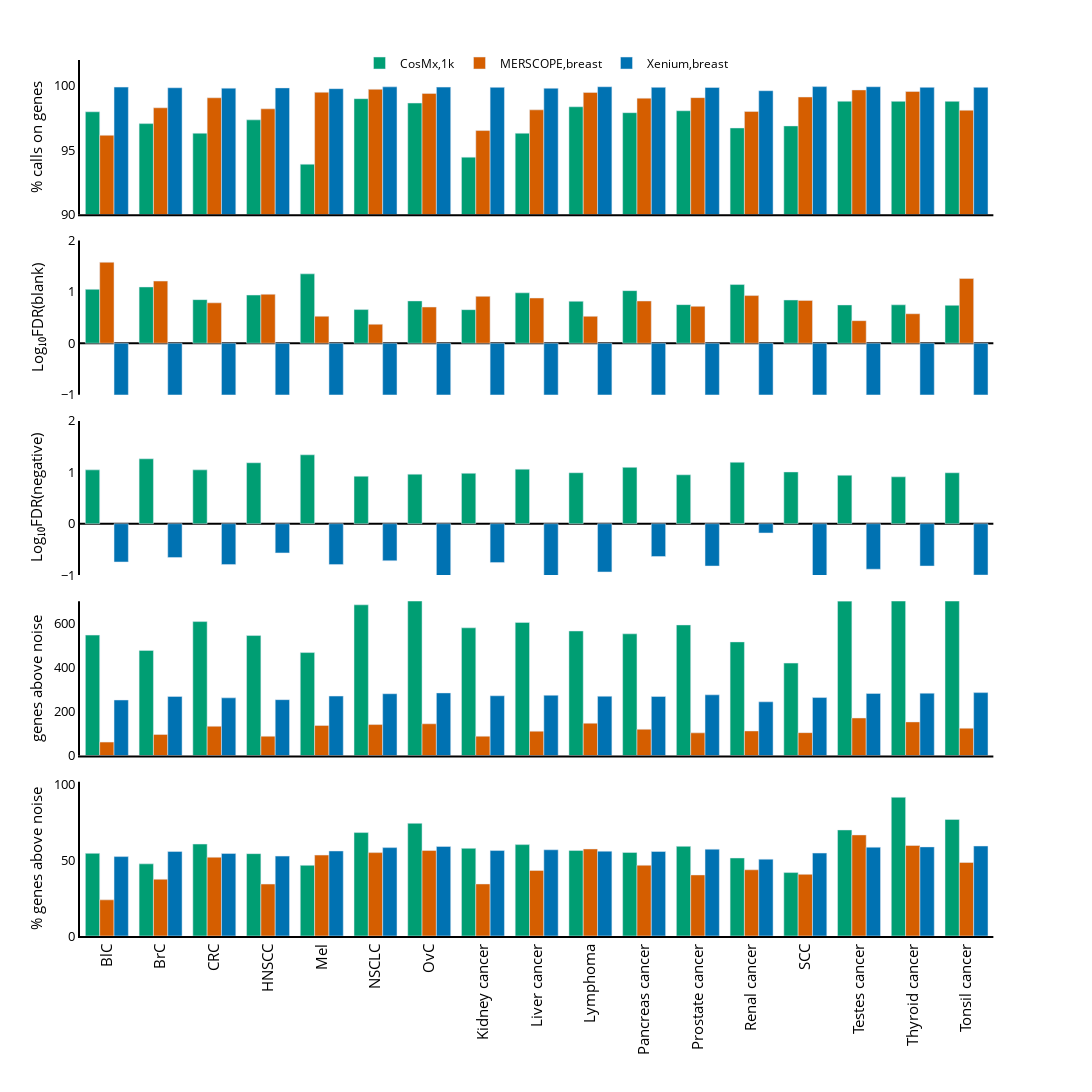

Notebook source saved alongside this figure:
### Code cell
if not os.path.exists(f'{wd}/figures/Fig_2_Technical_Performance'):
    os.makedirs(f'{wd}/figures/Fig_2_Technical_Performance')


if year == '2023':
    custom_ticks = ['BrC','CRC','HNSCC','Mel', 'NSCLC', 'OvC','Bladder',  
                    'Breast',  'Colon',  'Heart','Kidney', 'Liver',
                    'Lung', 'Lymph node', 'Ovary', 'Prostate',
                    'Skin', 'Spleen', 'Thyroid', 'Tonsil']

elif year == "2024":
     s
    # Groupby TMA
     custom_ticks = ['BlC','BrC', 'CRC', 'HNSCC','Mel', 'NSCLC', 'OvC',
                    'Kidney cancer','Liver cancer', 'Lymphoma',
                    'Pancreas cancer', 'Prostate cancer', 'Renal cancer', 'SCC',
                    'Testes cancer', 'Thyroid cancer', 'Tonsil cancer']    


df_plotly = df_plot.copy()
df_plotly = df_plotly.loc[df_plot['tissue_type'].isin(custom_ticks)]
df_plotly = df_plotly.reset_index()

fontsize=15
width = 1000
if supplement:
    width=1200
height = 1100
groupby = 'Platform'
if supplement:
    groupby = 'Platform_Panel'
    custom_palette = {}
    for Platform_Panel in df_plotly['Platform_Panel'].unique():
        custom_palette[Platform_Panel] = sample_color[Platform_Panel]

# Define your initial figure
fig = px.bar(df_plotly, x="tissue_type", y="value",
             color=groupby, barmode="group", 
             facet_row="metric", color_discrete_map=custom_palette,
             width=width, height=height,
             category_orders={"metric": ['% calls on genes',
                                         'Log₁₀FDR(blank)',
                                         'Log₁₀FDR(negative)',
                                         'genes above noise',
                                         '% genes above noise']})


print ('FDR was log10 transformed to show the difference, hard to see xenium when cosmx FDR is around 100.')

# Update x-axis settings with black text
fig.update_xaxes(tickvals=df_plotly['tissue_type'].unique(),
                 ticktext=custom_ticks, tickangle=270, title_text='', 
                 title_font=dict(color='black'), tickfont=dict(color='black', size=fontsize))


# Update y-axis settings with black text
fig.update_yaxes(matches=None, title_text='', title_font=dict(color='black'), tickfont=dict(color='black', size=fontsize-2))
fig.update_yaxes(row=1, range=[0, 102], title_font=dict(color='black'), tickfont=dict(color='black'))
fig.update_yaxes(row=2, range=[0, 700], title_font=dict(color='black'), tickfont=dict(color='black'))
fig.update_yaxes(row=3, range=[-1, 2], title_font=dict(color='black'), tickfont=dict(color='black'))
fig.update_yaxes(row=4, range=[-1, 2], title_font=dict(color='black'), tickfont=dict(color='black'))
fig.update_yaxes(row=5, range=[90,102], title_font=dict(color='black'), tickfont=dict(color='black'))

fig.update_xaxes(row=1, showline=True, linewidth=2, linecolor='black')
fig.update_xaxes(row=2, showline=True, linewidth=2, linecolor='black')
fig.update_yaxes(row=3, zeroline=True, zerolinewidth=2, zerolinecolor='black')
fig.update_yaxes(row=4, zeroline=True, zerolinewidth=2, zerolinecolor='black')
fig.update_xaxes(row=5, showline=True, linewidth=2, linecolor='black')

fig.update_yaxes(showline=True, linewidth=2, linecolor='black')

# Update legend settings
fig.update_layout(
    legend=dict(
        title='',
        orientation="h",  # horizontal alignment
        yanchor="bottom", 
        y=0.98,  # position legend just above the plot
        xanchor="center",
        x=0.5  # center the legend
    ),
    font=dict(color='black'),  # Set global font color to black
    paper_bgcolor='rgba(0,0,0,0)',
    plot_bgcolor='rgba(0,0,0,0)',
    
)

# Modify row title annotations and set text color to black
for annotation in fig.layout.annotations:
    annotation.font.size = fontsize
    annotation.font.color = 'black'  # Set the annotation text color to black
    annotation.x = -0.06
    annotation.textangle = 270
    for metric in df_plot.metric.unique():
        if annotation.text == f'metric={metric}':
            annotation.text = metric

# Display the figure and save to file
fig.show()
if supplement:
    pio.write_image(fig, f'{wd}/figures/Fig_2_Technical_Performance/Supp_Fig_2_tech_{year}_{tma}_tma.png',scale=4, width=width, height=height)
    pio.write_image(fig, f'{wd}/figures/Fig_2_Technical_Performance/Supp_Fig_2_tech_{year}_{tma}_tma.eps',scale=4, width=width, height=height)
else:
    pio.write_image(fig, f'{wd}/figures/Fig_2_Technical_Performance/Main_Fig_2_tech_{year}_{tma}_tma.png',scale=4, width=width, height=height)
    pio.write_image(fig, f'{wd}/figures/Fig_2_Technical_Performance/Main_Fig_2_tech_{year}_{tma}_tma.eps',scale=4, width=width, height=height)

### Figure 1 — Plotly figure (JSON) as saved in the notebook; plotly's stock layout.template omitted (floating-point values rounded to 4 significant figures)
{"data": [{"alignmentgroup": "True", "hovertemplate": "Platform_Panel=CosMx,1k<br>metric=% calls on genes<br>tissue_type=%{x}<br>value=%{y}<extra></extra>", "legendgroup": "CosMx,1k", "marker": {"color": "#009E73", "pattern": {"shape": ""}}, "name": "CosMx,1k", "offsetgroup": "CosMx,1k", "orientation": "v", "showlegend": true, "textposition": "auto", "type": "bar", "x": ["BlC", "BrC", "CRC", "HNSCC", "Kidney cancer", "Liver cancer", "Lymphoma", "Mel", "NSCLC", "OvC", "Pancreas cancer", "Prostate cancer", "Renal cancer", "SCC", "Testes cancer", "Thyroid cancer", "Tonsil cancer"], "xaxis": "x5", "y": [97.97, 97.05, 96.3, 97.34, 93.89, 98.99, 98.65, 94.44, 96.3, 98.36, 97.9, 98.05, 96.71, 96.87, 98.79, 98.78, 98.78], "yaxis": "y5"}, {"alignmentgroup": "True", "hovertemplate": "Platform_Panel=CosMx,1k<br>metric=Log₁₀FDR(blank)<br>tissue_type=%{x}<br>value=%{y}<extra></extra>", "legendgroup": "CosMx,1k", "marker": {"color": "#009E73", "pattern": {"shape": ""}}, "name": "CosMx,1k", "offsetgroup": "CosMx,1k", "orientation": "v", "showlegend": false, "textposition": "auto", "type": "bar", "x": ["BlC", "BrC", "CRC", "HNSCC", "Kidney cancer", "Liver cancer", "Lymphoma", "Mel", "NSCLC", "OvC", "Pancreas cancer", "Prostate cancer", "Renal cancer", "SCC", "Testes cancer", "Thyroid cancer", "Tonsil cancer"], "xaxis": "x4", "y": [1.049, 1.095, 0.8485, 0.938, 1.35, 0.6551, 0.8235, 0.6532, 0.9814, 0.8162, 1.024, 0.7513, 1.142, 0.8414, 0.7451, 0.7474, 0.738], "yaxis": "y4"}, {"alignmentgroup": "True", "hovertemplate": "Platform_Panel=CosMx,1k<br>metric=Log₁₀FDR(negative)<br>tissue_type=%{x}<br>value=%{y}<extra></extra>", "legendgroup": "CosMx,1k", "marker": {"color": "#009E73", "pattern": {"shape": ""}}, "name": "CosMx,1k", "offsetgroup": "CosMx,1k", "orientation": "v", "showlegend": false, "textposition": "auto", "type": "bar", "x": ["BlC", "BrC", "CRC", "HNSCC", "Kidney cancer", "Liver cancer", "Lymphoma", "Mel", "NSCLC", "OvC", "Pancreas cancer", "Prostate cancer", "Renal cancer", "SCC", "Testes cancer", "Thyroid cancer", "Tonsil cancer"], "xaxis": "x3", "y": [1.047, 1.263, 1.047, 1.186, 1.341, 0.9238, 0.9636, 0.9807, 1.061, 0.9917, 1.096, 0.9518, 1.195, 1.007, 0.9425, 0.9117, 0.9912], "yaxis": "y3"}, {"alignmentgroup": "True", "hovertemplate": "Platform_Panel=CosMx,1k<br>metric=genes above noise<br>tissue_type=%{x}<br>value=%{y}<extra></extra>", "legendgroup": "CosMx,1k", "marker": {"color": "#009E73", "pattern": {"shape": ""}}, "name": "CosMx,1k", "offsetgroup": "CosMx,1k", "orientation": "v", "showlegend": false, "textposition": "auto", "type": "bar", "x": ["BlC", "BrC", "CRC", "HNSCC", "Kidney cancer", "Liver cancer", "Lymphoma", "Mel", "NSCLC", "OvC", "Pancreas cancer", "Prostate cancer", "Renal cancer", "SCC", "Testes cancer", "Thyroid cancer", "Tonsil cancer"], "xaxis": "x2", "y": [546.8, 477.3, 608.2, 544.8, 467.5, 684.3, 745.4, 579.9, 604.5, 565.5, 552.7, 593, 516, 419.7, 701.5, 917.7, 771.1], "yaxis": "y2"}, {"alignmentgroup": "True", "hovertemplate": "Platform_Panel=CosMx,1k<br>metric=% genes above noise<br>tissue_type=%{x}<br>value=%{y}<extra></extra>", "legendgroup": "CosMx,1k", "marker": {"color": "#009E73", "pattern": {"shape": ""}}, "name": "CosMx,1k", "offsetgroup": "CosMx,1k", "orientation": "v", "showlegend": false, "textposition": "auto", "type": "bar", "x": ["BlC", "BrC", "CRC", "HNSCC", "Kidney cancer", "Liver cancer", "Lymphoma", "Mel", "NSCLC", "OvC", "Pancreas cancer", "Prostate cancer", "Renal cancer", "SCC", "Testes cancer", "Thyroid cancer", "Tonsil cancer"], "xaxis": "x", "y": [54.68, 47.73, 60.82, 54.48, 46.75, 68.43, 74.54, 57.99, 60.45, 56.55, 55.27, 59.3, 51.6, 41.97, 70.15, 91.77, 77.11], "yaxis": "y"}, {"alignmentgroup": "True", "hovertemplate": "Platform_Panel=MERSCOPE,breast<br>metric=% calls on genes<br>tissue_type=%{x}<br>value=%{y}<extra></extra>", "legendgroup": "MERSCOPE,breast", "marker": {"color": "#D55E00", "pattern": {"shape": ""}}, "name": "MERSCOPE,breast", "offsetgroup": "MERSCOPE,breast", "orientation": "v", "showlegend": true, "textposition": "auto", "type": "bar", "x": ["BlC", "BrC", "CRC", "HNSCC", "Kidney cancer", "Liver cancer", "Lymphoma", "Mel", "NSCLC", "OvC", "Pancreas cancer", "Prostate cancer", "Renal cancer", "SCC", "Testes cancer", "Thyroid cancer", "Tonsil cancer"], "xaxis": "x5", "y": [96.14, 98.28, 99.06, 98.2, 99.49, 99.72, 99.4, 96.51, 98.12, 99.48, 99.03, 99.07, 98, 99.12, 99.67, 99.55, 98.09], "yaxis": "y5"}, {"alignmentgroup": "True", "hovertemplate": "Platform_Panel=MERSCOPE,breast<br>metric=Log₁₀FDR(blank)<br>tissue_type=%{x}<br>value=%{y}<extra></extra>", "legendgroup": "MERSCOPE,breast", "marker": {"color": "#D55E00", "pattern": {"shape": ""}}, "name": "MERSCOPE,breast", "offsetgroup": "MERSCOPE,breast", "orientation": "v", "showlegend": false, "textposition": "auto", "type": "bar", "x": ["BlC", "BrC", "CRC", "HNSCC", "Kidney cancer", "Liver cancer", "Lymphoma", "Mel", "NSCLC", "OvC", "Pancreas cancer", "Prostate cancer", "Renal cancer", "SCC", "Testes cancer", "Thyroid cancer", "Tonsil cancer"], "xaxis": "x4", "y": [1.576, 1.21, 0.7864, 0.9528, 0.525, 0.3692, 0.7044, 0.913, 0.8802, 0.5237, 0.8222, 0.7185, 0.9274, 0.8338, 0.4393, 0.574, 1.261], "yaxis": "y4"}, {"alignmentgroup": "True", "hovertemplate": "Platform_Panel=MERSCOPE,breast<br>metric=genes above noise<br>tissue_type=%{x}<br>value=%{y}<extra></extra>", "legendgroup": "MERSCOPE,breast", "marker": {"color": "#D55E00", "pattern": {"shape": ""}}, "name": "MERSCOPE,breast", "offsetgroup": "MERSCOPE,breast", "orientation": "v", "showlegend": false, "textposition": "auto", "type": "bar", "x": ["BlC", "BrC", "CRC", "HNSCC", "Kidney cancer", "Liver cancer", "Lymphoma", "Mel", "NSCLC", "OvC", "Pancreas cancer", "Prostate cancer", "Renal cancer", "SCC", "Testes cancer", "Thyroid cancer", "Tonsil cancer"], "xaxis": "x2", "y": [61, 95.71, 132.9, 87.61, 136.5, 140.7, 144.2, 87.79, 110.6, 146.8, 119.3, 103, 111.7, 104, 170.5, 152.7, 124], "yaxis": "y2"}, {"alignmentgroup": "True", "hovertemplate": "Platform_Panel=MERSCOPE,breast<br>metric=% genes above noise<br>tissue_type=%{x}<br>value=%{y}<extra></extra>", "legendgroup": "MERSCOPE,breast", "marker": {"color": "#D55E00", "pattern": {"shape": ""}}, "name": "MERSCOPE,breast", "offsetgroup": "MERSCOPE,breast", "orientation": "v", "showlegend": false, "textposition": "auto", "type": "bar", "x": ["BlC", "BrC", "CRC", "HNSCC", "Kidney cancer", "Liver cancer", "Lymphoma", "Mel", "NSCLC", "OvC", "Pancreas cancer", "Prostate cancer", "Renal cancer", "SCC", "Testes cancer", "Thyroid cancer", "Tonsil cancer"], "xaxis": "x", "y": [23.92, 37.53, 52.12, 34.36, 53.53, 55.16, 56.55, 34.43, 43.37, 57.57, 46.8, 40.39, 43.79, 40.78, 66.86, 59.87, 48.63], "yaxis": "y"}, {"alignmentgroup": "True", "hovertemplate": "Platform_Panel=Xenium,breast<br>metric=% calls on genes<br>tissue_type=%{x}<br>value=%{y}<extra></extra>", "legendgroup": "Xenium,breast", "marker": {"color": "#0072B2", "pattern": {"shape": ""}}, "name": "Xenium,breast", "offsetgroup": "Xenium,breast", "orientation": "v", "showlegend": true, "textposition": "auto", "type": "bar", "x": ["BlC", "BrC", "CRC", "HNSCC", "Kidney cancer", "Liver cancer", "Lymphoma", "Mel", "NSCLC", "OvC", "Pancreas cancer", "Prostate cancer", "Renal cancer", "SCC", "Testes cancer", "Thyroid cancer", "Tonsil cancer"], "xaxis": "x5", "y": [99.89, 99.84, 99.81, 99.83, 99.77, 99.91, 99.89, 99.87, 99.8, 99.92, 99.87, 99.86, 99.61, 99.93, 99.92, 99.87, 99.87], "yaxis": "y5"}, {"alignmentgroup": "True", "hovertemplate": "Platform_Panel=Xenium,breast<br>metric=Log₁₀FDR(blank)<br>tissue_type=%{x}<br>value=%{y}<extra></extra>", "legendgroup": "Xenium,breast", "marker": {"color": "#0072B2", "pattern": {"shape": ""}}, "name": "Xenium,breast", "offsetgroup": "Xenium,breast", "orientation": "v", "showlegend": false, "textposition": "auto", "type": "bar", "x": ["BlC", "BrC", "CRC", "HNSCC", "Kidney cancer", "Liver cancer", "Lymphoma", "Mel", "NSCLC", "OvC", "Pancreas cancer", "Prostate cancer", "Renal cancer", "SCC", "Testes cancer", "Thyroid cancer", "Tonsil cancer"], "xaxis": "x4", "y": [-1.699, -1.648, -1.824, -1.523, -1.699, -1.699, -2, -1.824, -2, -1.824, -1.699, -1.699, -1.155, -4, -2, -1.699, -2], "yaxis": "y4"}, {"alignmentgroup": "True", "hovertemplate": "Platform_Panel=Xenium,breast<br>metric=Log₁₀FDR(negative)<br>tissue_type=%{x}<br>value=%{y}<extra></extra>", "legendgroup": "Xenium,breast", "marker": {"color": "#0072B2", "pattern": {"shape": ""}}, "name": "Xenium,breast", "offsetgroup": "Xenium,breast", "orientation": "v", "showlegend": false, "textposition": "auto", "type": "bar", "x": ["BlC", "BrC", "CRC", "HNSCC", "Kidney cancer", "Liver cancer", "Lymphoma", "Mel", "NSCLC", "OvC", "Pancreas cancer", "Prostate cancer", "Renal cancer", "SCC", "Testes cancer", "Thyroid cancer", "Tonsil cancer"], "xaxis": "x3", "y": [-0.7447, -0.6576, -0.7959, -0.5686, -0.7959, -0.7212, -1.03, -0.757, -1.097, -0.9393, -0.6383, -0.8239, -0.1805, -1.398, -0.8861, -0.8239, -1], "yaxis": "y3"}, {"alignmentgroup": "True", "hovertemplate": "Platform_Panel=Xenium,breast<br>metric=genes above noise<br>tissue_type=%{x}<br>value=%{y}<extra></extra>", "legendgroup": "Xenium,breast", "marker": {"color": "#0072B2", "pattern": {"shape": ""}}, "name": "Xenium,breast", "offsetgroup": "Xenium,breast", "orientation": "v", "showlegend": false, "textposition": "auto", "type": "bar", "x": ["BlC", "BrC", "CRC", "HNSCC", "Kidney cancer", "Liver cancer", "Lymphoma", "Mel", "NSCLC", "OvC", "Pancreas cancer", "Prostate cancer", "Renal cancer", "SCC", "Testes cancer", "Thyroid cancer", "Tonsil cancer"], "xaxis": "x2", "y": [252.2, 268.3, 261.9, 253.7, 270, 280.7, 284.3, 271.4, 273.8, 269.2, 268.3, 275.7, 244, 263.3, 282, 283, 285.8], "yaxis": "y2"}, {"alignmentgroup": "True", "hovertemplate": "Platform_Panel=Xenium,breast<br>metric=% genes above noise<br>tissue_type=%{x}<br>value=%{y}<extra></extra>", "legendgroup": "Xenium,breast", "marker": {"color": "#0072B2", "pattern": {"shape": ""}}, "name": "Xenium,breast", "offsetgroup": "Xenium,breast", "orientation": "v", "showlegend": false, "textposition": "auto", "type": "bar", "x": ["BlC", "BrC", "CRC", "HNSCC", "Kidney cancer", "Liver cancer", "Lymphoma", "Mel", "NSCLC", "OvC", "Pancreas cancer", "Prostate cancer", "Renal cancer", "SCC", "Testes cancer", "Thyroid cancer", "Tonsil cancer"], "xaxis": "x", "y": [52.54, 55.89, 54.56, 52.86, 56.25, 58.47, 59.24, 56.53, 57.04, 56.09, 55.9, 57.43, 50.83, 54.86, 58.75, 58.96, 59.54], "yaxis": "y"}], "layout": {"annotations": [{"font": {"color": "black", "size": 15}, "showarrow": false, "text": "% genes above noise", "textangle": -90, "x": -0.06, "xanchor": "left", "xref": "paper", "y": 0.088, "yanchor": "middle", "yref": "paper"}, {"font": {"color": "black", "size": 15}, "showarrow": false, "text": "genes above noise", "textangle": -90, "x": -0.06, "xanchor": "left", "xref": "paper", "y": 0.294, "yanchor": "middle", "yref": "paper"}, {"font": {"color": "black", "size": 15}, "showarrow": false, "text": "Log₁₀FDR(negative)", "textangle": -90, "x": -0.06, "xanchor": "left", "xref": "paper", "y": 0.5, "yanchor": "middle", "yref": "paper"}, {"font": {"color": "black", "size": 15}, "showarrow": false, "text": "Log₁₀FDR(blank)", "textangle": -90, "x": -0.06, "xanchor": "left", "xref": "paper", "y": 0.706, "yanchor": "middle", "yref": "paper"}, {"font": {"color": "black", "size": 15}, "showarrow": false, "text": "% calls on genes", "textangle": -90, "x": -0.06, "xanchor": "left", "xref": "paper", "y": 0.912, "yanchor": "middle", "yref": "paper"}], "barmode": "group", "font": {"color": "black"}, "height": 1100, "legend": {"orientation": "h", "title": {"text": ""}, "tracegroupgap": 0, "x": 0.5, "xanchor": "center", "y": 0.98, "yanchor": "bottom"}, "margin": {"t": 60}, "paper_bgcolor": "rgba(0,0,0,0)", "plot_bgcolor": "rgba(0,0,0,0)", "width": 1200, "xaxis": {"anchor": "y", "domain": [0, 0.98], "linecolor": "black", "linewidth": 2, "showline": true, "tickangle": -90, "tickfont": {"color": "black", "size": 15}, "ticktext": ["BlC", "BrC", "CRC", "HNSCC", "Mel", "NSCLC", "OvC", "Kidney cancer", "Liver cancer", "Lymphoma", "Pancreas cancer", "Prostate cancer", "Renal cancer", "SCC", "Testes cancer", "Thyroid cancer", "Tonsil cancer"], "tickvals": ["BlC", "BrC", "CRC", "HNSCC", "Kidney cancer", "Liver cancer", "Lymphoma", "Mel", "NSCLC", "OvC", "Pancreas cancer", "Prostate cancer", "Renal cancer", "SCC", "Testes cancer", "Thyroid cancer", "Tonsil cancer"], "title": {"font": {"color": "black"}, "text": ""}}, "xaxis2": {"anchor": "y2", "domain": [0, 0.98], "linecolor": "black", "linewidth": 2, "matches": "x", "showline": true, "showticklabels": false, "tickangle": -90, "tickfont": {"color": "black", "size": 15}, "ticktext": ["BlC", "BrC", "CRC", "HNSCC", "Mel", "NSCLC", "OvC", "Kidney cancer", "Liver cancer", "Lymphoma", "Pancreas cancer", "Prostate cancer", "Renal cancer", "SCC", "Testes cancer", "Thyroid cancer", "Tonsil cancer"], "tickvals": ["BlC", "BrC", "CRC", "HNSCC", "Kidney cancer", "Liver cancer", "Lymphoma", "Mel", "NSCLC", "OvC", "Pancreas cancer", "Prostate cancer", "Renal cancer", "SCC", "Testes cancer", "Thyroid cancer", "Tonsil cancer"], "title": {"font": {"color": "black"}, "text": ""}}, "xaxis3": {"anchor": "y3", "domain": [0, 0.98], "matches": "x", "showticklabels": false, "tickangle": -90, "tickfont": {"color": "black", "size": 15}, "ticktext": ["BlC", "BrC", "CRC", "HNSCC", "Mel", "NSCLC", "OvC", "Kidney cancer", "Liver cancer", "Lymphoma", "Pancreas cancer", "Prostate cancer", "Renal cancer", "SCC", "Testes cancer", "Thyroid cancer", "Tonsil cancer"], "tickvals": ["BlC", "BrC", "CRC", "HNSCC", "Kidney cancer", "Liver cancer", "Lymphoma", "Mel", "NSCLC", "OvC", "Pancreas cancer", "Prostate cancer", "Renal cancer", "SCC", "Testes cancer", "Thyroid cancer", "Tonsil cancer"], "title": {"font": {"color": "black"}, "text": ""}}, "xaxis4": {"anchor": "y4", "domain": [0, 0.98], "matches": "x", "showticklabels": false, "tickangle": -90, "tickfont": {"color": "black", "size": 15}, "ticktext": ["BlC", "BrC", "CRC", "HNSCC", "Mel", "NSCLC", "OvC", "Kidney cancer", "Liver cancer", "Lymphoma", "Pancreas cancer", "Prostate cancer", "Renal cancer", "SCC", "Testes cancer", "Thyroid cancer", "Tonsil cancer"], "tickvals": ["BlC", "BrC", "CRC", "HNSCC", "Kidney cancer", "Liver cancer", "Lymphoma", "Mel", "NSCLC", "OvC", "Pancreas cancer", "Prostate cancer", "Renal cancer", "SCC", "Testes cancer", "Thyroid cancer", "Tonsil cancer"], "title": {"font": {"color": "black"}, "text": ""}}, "xaxis5": {"anchor": "y5", "domain": [0, 0.98], "linecolor": "black", "linewidth": 2, "matches": "x", "showline": true, "showticklabels": false, "tickangle": -90, "tickfont": {"color": "black", "size": 15}, "ticktext": ["BlC", "BrC", "CRC", "HNSCC", "Mel", "NSCLC", "OvC", "Kidney cancer", "Liver cancer", "Lymphoma", "Pancreas cancer", "Prostate cancer", "Renal cancer", "SCC", "Testes cancer", "Thyroid cancer", "Tonsil cancer"], "tickvals": ["BlC", "BrC", "CRC", "HNSCC", "Kidney cancer", "Liver cancer", "Lymphoma", "Mel", "NSCLC", "OvC", "Pancreas cancer", "Prostate cancer", "Renal cancer", "SCC", "Testes cancer", "Thyroid cancer", "Tonsil cancer"], "title": {"font": {"color": "black"}, "text": ""}}, "yaxis": {"anchor": "x", "domain": [0, 0.176], "linecolor": "black", "linewidth": 2, "range": [0, 102], "showline": true, "tickfont": {"color": "black", "size": 13}, "title": {"font": {"color": "black"}, "text": ""}}, "yaxis2": {"anchor": "x2", "domain": [0.206, 0.382], "linecolor": "black", "linewidth": 2, "range": [0, 700], "showline": true, "tickfont": {"color": "black", "size": 13}, "title": {"font": {"color": "black"}, "text": ""}}, "yaxis3": {"anchor": "x3", "domain": [0.412, 0.588], "linecolor": "black", "linewidth": 2, "range": [-1, 2], "showline": true, "tickfont": {"color": "black", "size": 13}, "title": {"font": {"color": "black"}, "text": ""}, "zeroline": true, "zerolinecolor": "black", "zerolinewidth": 2}, "yaxis4": {"anchor": "x4", "domain": [0.618, 0.794], "linecolor": "black", "linewidth": 2, "range": [-1, 2], "showline": true, "tickfont": {"color": "black", "size": 13}, "title": {"font": {"color": "black"}, "text": ""}, "zeroline": true, "zerolinecolor": "black", "zerolinewidth": 2}, "yaxis5": {"anchor": "x5", "domain": [0.824, 1], "linecolor": "black", "linewidth": 2, "range": [90, 102], "showline": true, "tickfont": {"color": "black", "size": 13}, "title": {"font": {"color": "black"}, "text": ""}}}}
